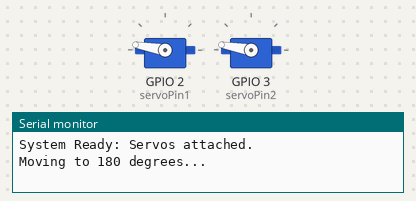
Recording of a sketch running on a simulated Seeed XIAO ESP32-C3. On the bench: 2 × servo, the last lines printed to the serial monitor.

Above: at 0.05 s.
At 6.0 s:
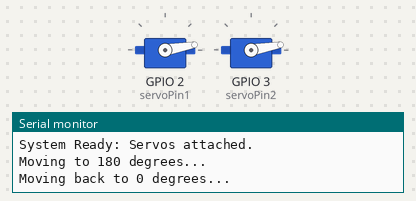
Timing chart, 0 to 7.8 s (numbered marks = the images above):
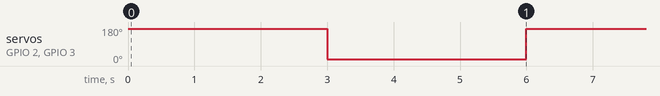

The sketch:

ctrl_servo.ino
```cpp
#include <ESP32Servo.h>

// 创建舵机对象
Servo myservo1;
Servo myservo2;

// 定义引脚 (XIAO ESP32C3 的引脚定义)
// 建议使用 D0, D1, D2 等通用引脚
const int servoPin1 = D0;
const int servoPin2 = D1;

void setup() {
  // 分配硬件定时器 (ESP32特有步骤，确保PWM更稳定)
  ESP32PWM::allocateTimer(0);
  ESP32PWM::allocateTimer(1);
  ESP32PWM::allocateTimer(2);
  ESP32PWM::allocateTimer(3);

  // 设置频率为 50Hz (标准舵机频率)
  myservo1.setPeriodHertz(50);
  myservo2.setPeriodHertz(50);

  // 连接舵机并设置脉宽范围
  // 标准舵机通常是 500us - 2500us 对应 0 - 180度
  // 如果你的舵机转不到180度，可以微调这两个数值
  myservo1.attach(servoPin1, 500, 2500);
  myservo2.attach(servoPin2, 500, 2500);

  Serial.begin(115200);
  Serial.println("System Ready: Servos attached.");
}

void loop() {
  Serial.println("Moving to 180 degrees...");

  // 转动到 180 度
  myservo1.write(170);
  myservo2.write(170);

  // 停 3 秒
  delay(3000);

  Serial.println("Moving back to 0 degrees...");

  // 转回到 0 度
  myservo1.write(10);
  myservo2.write(10);

  // 这里建议也加一个延时，否则回到0度后会瞬间开始下一次循环往180度转
  // 如果你想让它在0度也停3秒，就用 delay(3000);
  delay(3000);
}
```

Measured:
- by itself, servo on GPIO 2 (servoPin1), servo on GPIO 3 (servoPin2): alternates 170° for 3.0 s and 10° for 3.0 s
